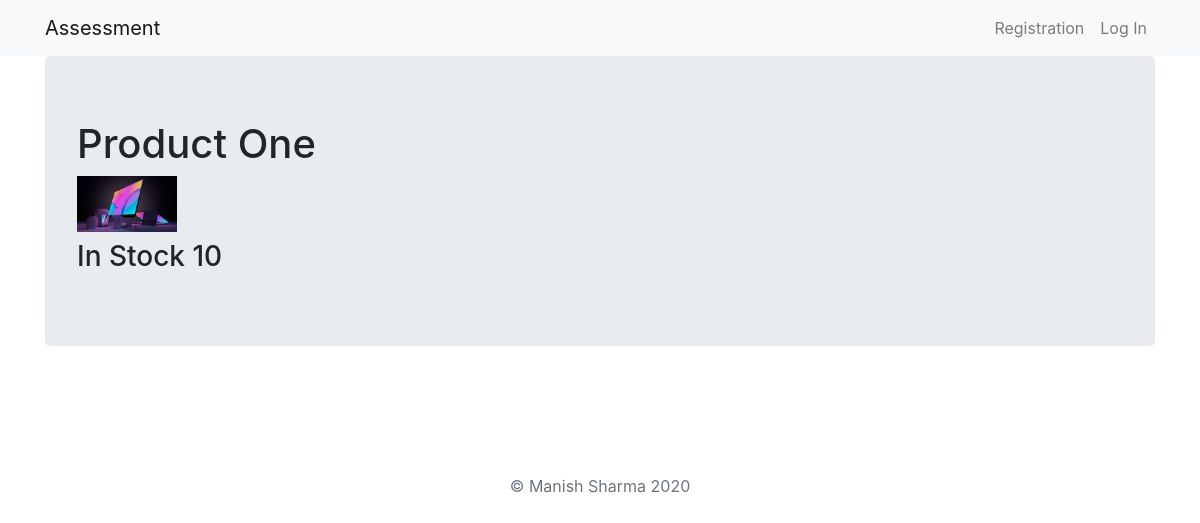
/products/1, run on the app's committed database.
### products/models.py (models this page shows, shortened)
class Product(models.Model):
    name = models.CharField(max_length=30)
    quantity = models.IntegerField()
    image = models.ImageField(upload_to='images/')
    hunter = models.ForeignKey(UserProfileInfo, on_delete=models.CASCADE)

### products/views.py (the view)
# urls.py: path('<int:product_id>', views.detail, name='detail'),
def detail(request, product_id):
    product = get_object_or_404(Product, pk=product_id)
    return render(request, "products/detail.html", {'product':product})

### products/templates/products/detail.html (shortened to what this page needs)
{% extends 'base.html' %}
{% block content %}
<div class="jumbotron">
  <h1>{{ product.name }}</h1>
  <img src="{{ product.image.url }}" class="img-fluid" width=100 height=300 alt="">
  <h3>In Stock {{ product.quantity }}</h3>
</div>
{% endblock %}

### data on the page
Product: name "Product One", image (picture), quantity "10"
